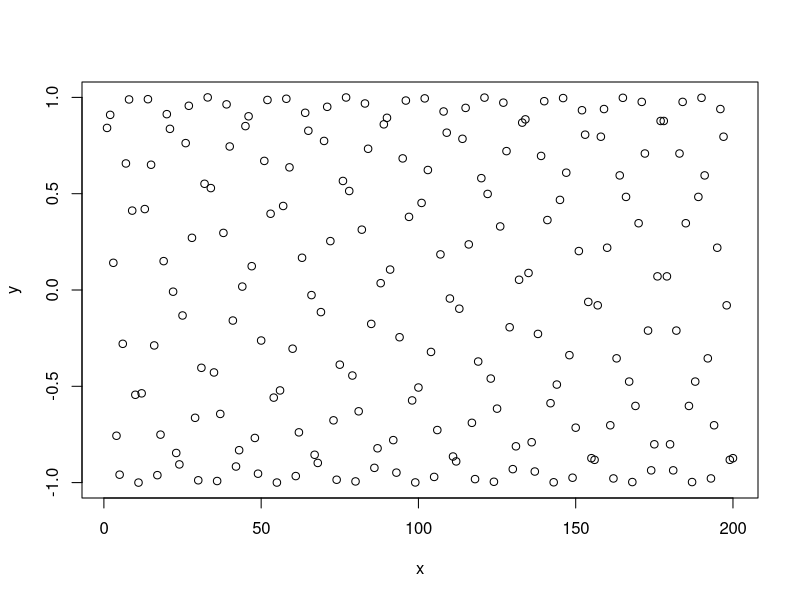

Write R code to recreate this figure.
# Exercise 1

sum(3, 4)

4 * 5 == 21

x <- 2
y <- 3.5
z <- 7
x * y * z

(x * y * z) == 49

s <- 'Alexander'
nchar(s)

# Exercise 2
x <- 1:10
length(x)
x * 1.2
x[1:5] * 1.2

#barplot(x)
#plot(x, x, type = "b")
y <- x[1:10] * 3 + 2
#plot(x, y)

x <- 1:200

y <- sin(x[1:200] + 2 * pi)
plot(x, y)